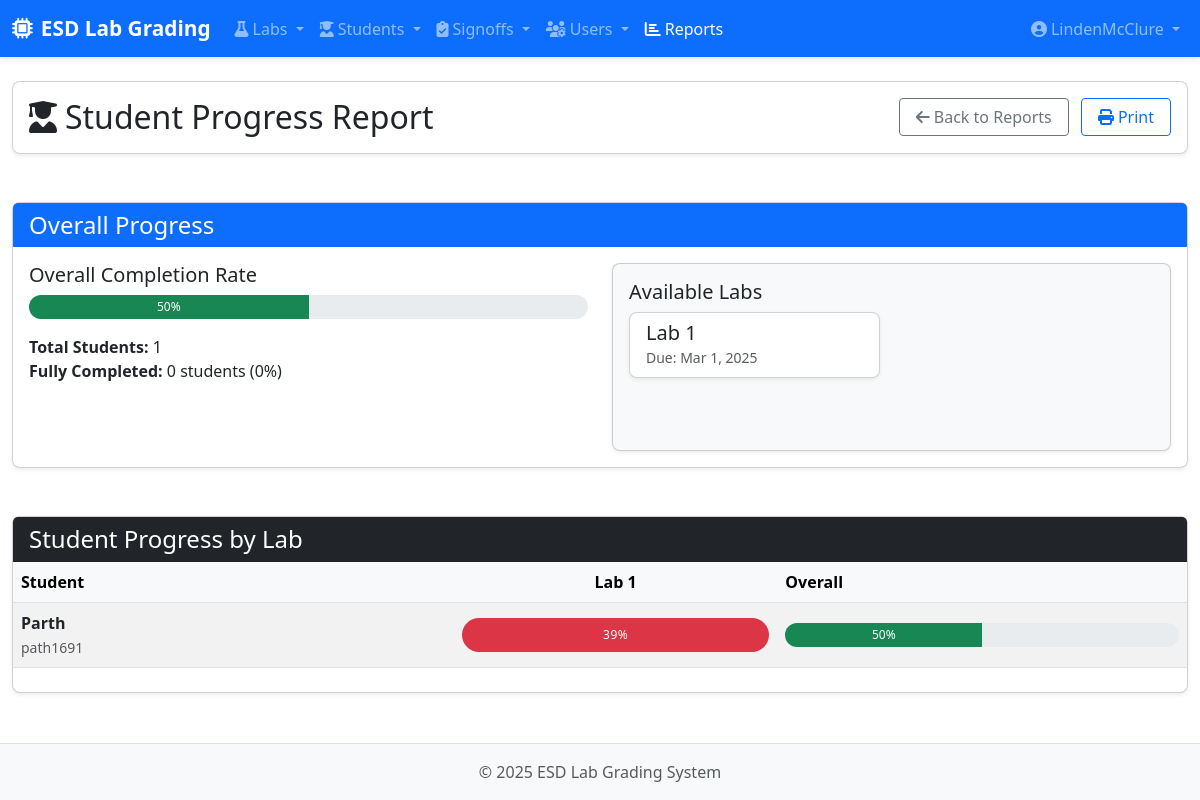
Before: /reports/students/ (signed in) with the older database file.
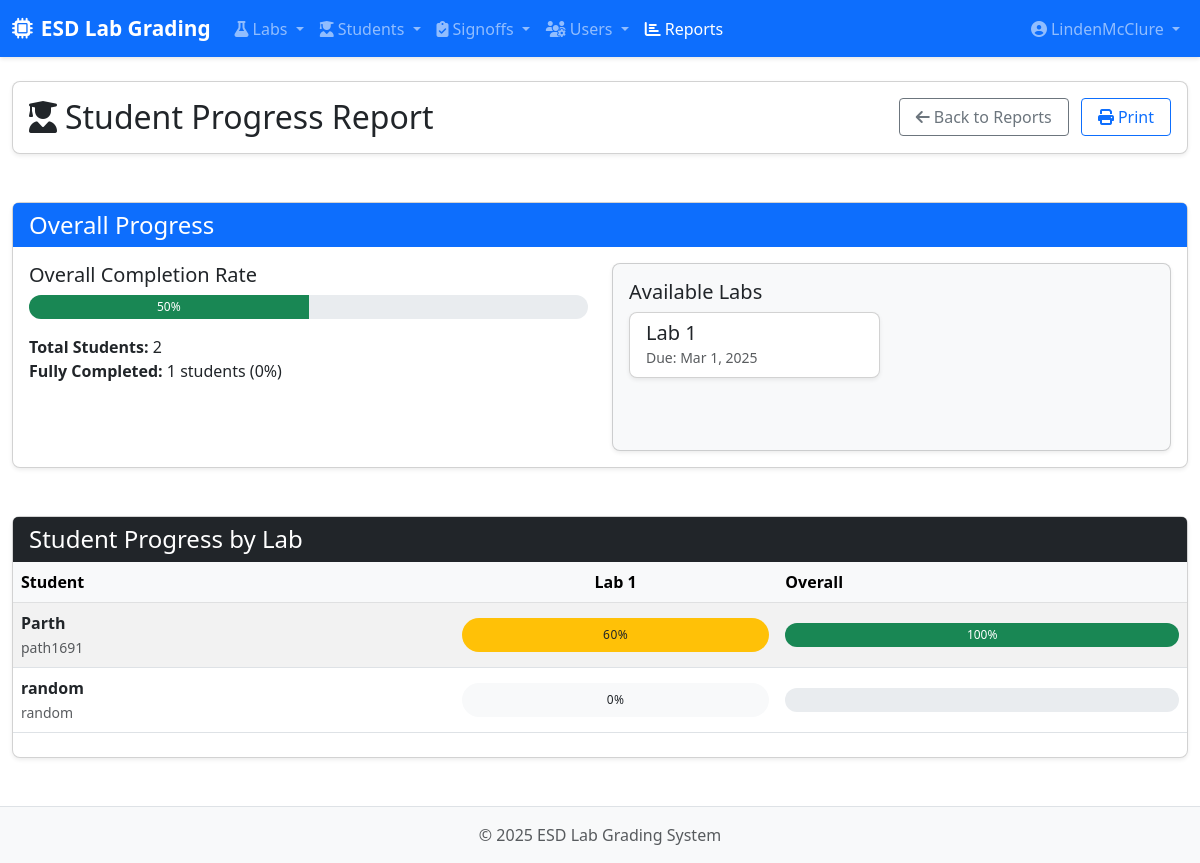
After: the same page with the newer database file.
### labs/models.py (models this page shows, shortened)
class Lab(models.Model):
    name = models.CharField(max_length=200)
    description = models.TextField(blank=True)
    due_date = models.DateTimeField()
    total_points = models.DecimalField(max_digits=5, decimal_places=2)
    grade_scale = models.ForeignKey(GradeScale, on_delete=models.SET_NULL, null=True, blank=True,
                                    related_name='labs', help_text="Grade scale to use for this lab")
    def get_max_score(self):
        total = Decimal('0')
        for part in self.parts.all():
            total += part.get_max_score()
        return total
    def get_student_score(self, student):
        total_score = Decimal('0')
        parts = self.parts.all()
        for part in parts:
            student_score = part.get_student_score(student)
            total_score += student_score
        return total_score
    def get_student_percentage(self, student):
        max_score = self.get_max_score()
        if max_score == 0:
            return Decimal('0')
        score = self.get_student_score(student)
        return (score / max_score) * Decimal('100')
    def get_grade_letter(self, student):
        percentage = self.get_student_percentage(student)
        grade_scale = self.grade_scale if self.grade_scale else GradeScale.get_default_scale()
        return grade_scale.get_letter_grade(percentage)

class Student(models.Model):
    student_id = models.CharField(max_length=20, unique=True)
    name = models.CharField(max_length=100)
    email = models.EmailField(blank=True)
    batch = models.DateField(auto_now=False, auto_now_add=False)
    active = models.BooleanField(default=True)
    @property
    def get_completion_status(self):
        total_parts = Part.objects.filter(is_required=True).count()
        completed_parts = Signoff.objects.filter(
            student=self,
            status='approved',
            part__is_required=True
        ).values('part').distinct().count()
        if total_parts == 0:
            return 0
        return (completed_parts / total_parts) * 100

### labs/views.py (the view)
# urls.py: path('reports/students/', views.student_progress_report, name='student_progress_report'),
@login_required
def student_progress_report(request):
    students = Student.objects.filter(active=True).order_by('name')
    labs = Lab.objects.all().order_by('name')
    matrix = []
    for student in students:
        row = {
            'student': student,
            'labs': [],
            'overall_completion': student.get_completion_status
        }
        for lab in labs:
            completion = lab.get_student_percentage(student)
            if completion >= 90:
                css_class = 'bg-success text-white'
            elif completion >= 70:
                css_class = 'bg-info text-white'
            elif completion >= 50:
                css_class = 'bg-warning'
            elif completion > 0:
                css_class = 'bg-danger text-white'
            else:
                css_class = 'bg-light'
            row['labs'].append({
                'lab': lab,
                'completion': completion,
                'css_class': css_class,
                'grade': lab.get_grade_letter(student)
            })
        matrix.append(row)
    total_students = students.count()
    total_labs = labs.count()
    fully_completed = 0
    total_completion = 0
    for student in students:
        completion = student.get_completion_status
        total_completion += completion
        if completion == 100:
            fully_completed += 1
    if total_students > 0:
        overall_completion = total_completion / total_students
    else:
        overall_completion = 0
    stats = {
        'total_students': total_students,
        'total_labs': total_labs,
        'fully_completed': fully_completed,
        'overall_completion': overall_completion
    }
    return render(request, 'labs/reports/student_progress.html', {
        'students': students,
        'labs': labs,
        'matrix': matrix,
        'stats': stats
    })

### labs/models.py (called while the page is built, shortened)
    def get_student_score(self, student):
        try:
            signoff = Signoff.objects.get(student=student, part=self, status='approved')
            eval_sheet = signoff.evaluation_sheet.first()
            quality_score = signoff.get_total_quality_score()
            challenge_score = Decimal('0')
            if self.has_challenges:
                challenge_scores = signoff.challenge_scores.all()
                if challenge_scores:
                    challenge_score = sum(Decimal(str(score.score)) for score in challenge_scores)
            return quality_score + challenge_score
        except Signoff.DoesNotExist:
            return 0

    def get_total_quality_score(self):
        criteria = QualityCriteria.objects.filter(part=self.part)
        quality_score = Decimal('0')
        scores = self.quality_scores.all()
        score_map = {score.criteria_id: Decimal(str(score.score)) for score in scores}
        for criterion in criteria:
            if criterion.id in score_map:
                quality_score += score_map[criterion.id]
        evaluation = self.evaluation_sheet.first()
        return quality_score + evaluation.get_earned_marks()

### labs/templates/labs/reports/student_progress.html (shortened to what the changed rows need)
{% extends 'base.html' %}
{% load static %}
{% block content %}
<div class="container-fluid">
    <div class="row mb-4">
        <div class="col-12">
            <div class="card">
                <div class="card-body d-flex justify-content-between align-items-center">
                    <h2 class="mb-0"><i class="fas fa-user-graduate me-2"></i>Student Progress Report</h2>
                </div>
            </div>
        </div>
    </div>
    <div class="row mb-4">
        <div class="col-md-12">
            <div class="card">
                <div class="card-body">
                    <div class="row">
                        <div class="col-md-6">
                            <div class="mb-3">
                                <h5>Overall Completion Rate</h5>
                                <div class="progress completion-bar">
                                </div>
                            </div>
                            <p>
                                <strong>Total Students:</strong> {{ stats.total_students }}<br>
                                <strong>Fully Completed:</strong> {{ stats.fully_completed }} students
                                ({{ stats.total_students|yesno:'0,0' }}%)
                            </p>
                        </div>
                        <div class="col-md-6">
                            <div class="card bg-light h-100">
                                <div class="card-body">
                                    <div class="row">
                                        {% for lab in labs %}
                                        <div class="col-md-6 mb-2">
                                            <div class="card">
                                                <div class="card-body py-2">
                                                    <h5 class="mb-0">{{ lab.name }}</h5>
                                                    <small class="text-muted">Due: {{ lab.due_date|date:"M j, Y" }}</small>
                                                </div>
                                            </div>
                                        </div>
                                        {% endfor %}
                                    </div>
                                </div>
                            </div>
                        </div>
                    </div>
                </div>
            </div>
        </div>
    </div>
    <div class="row">
        <div class="col-12">
            <div class="card">
                <div class="card-body p-0">
                    <div class="table-responsive">
                        <table class="table table-striped table-hover mb-0 report-table">
                            <thead class="table-light">
                                <tr>
                                    <th>Student</th>
                                    {% for lab in labs %}
                                    <th class="text-center">{{ lab.name }}</th>
                                    {% endfor %}
                                    <th>Overall</th>
                                </tr>
                            </thead>
                            <tbody>
                                {% for row in matrix %}
                                <tr>
                                    <td>
                                        <div><strong>{{ row.student.name }}</strong></div>
                                        <small class="text-muted">{{ row.student.student_id }}</small>
                                    </td>
                                    {% for lab_status in row.labs %}
                                    <td class="text-center">
                                        <div class="status-badge {{ lab_status.css_class }}">
                                            {{ lab_status.completion|floatformat:0 }}%
                                        </div>
                                    </td>
                                    {% endfor %}
                                    <td>
                                        <div class="progress completion-bar">
                                            <div class="progress-bar {{ row.overall_completion|floatformat:0|yesno:'bg-success,bg-warning' }}"
                                                 role="progressbar"
                                                 style="width: {{ row.overall_completion|floatformat:0 }}%"
                                                 aria-valuenow="{{ row.overall_completion|floatformat:0 }}"
                                                 aria-valuemin="0" aria-valuemax="100">
                                                {{ row.overall_completion|floatformat:0 }}%
                                            </div>
                                        </div>
                                    </td>
                                </tr>
                                {% endfor %}
                            </tbody>
                        </table>
                    </div>
                </div>
            </div>
        </div>
    </div>
</div>
{% endblock %}

Changed rows visible on the page:
computed for Lab "Lab 1": completion "39" → "60"
computed for Student "Parth": {{ row.overall_completion|floatformat:0 }} 50 → 100 (drawn); overall_completion "50" → "100"
added Student: student.name "random", student.student_id "random", Lab (completion "0")
Other visible differences:
{{ stats.total_students }}: "1" → "2"
{{ stats.fully_completed }}: "0" → "1"
